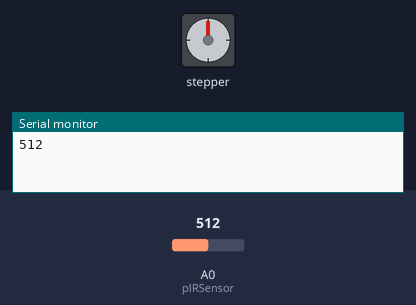
Simulated run of this sketch. Board: Arduino Uno, built with avr-gcc and run on an emulated ATmega328P. On the bench: stepper motor, the last lines printed to the serial monitor. Wiring (inferred from the names in the program): stepper motor driver (200 steps per turn assumed): step pin 3; direction pin 2; enable pin 4. The test bench sets the inputs (shaded band); at power-on: A0 (pIRSensor) = 512.

Above: at 1.2 s.
1.3 s: A0 (pIRSensor) set to 265
6.1 s: A0 (pIRSensor) set to 235
8.7 s: A0 (pIRSensor) set to 260
13.5 s: A0 (pIRSensor) set to 240
At 15.6 s:
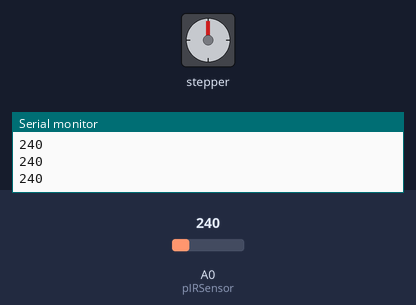
16.2 s: A0 (pIRSensor) set to 306
At 18.8 s:
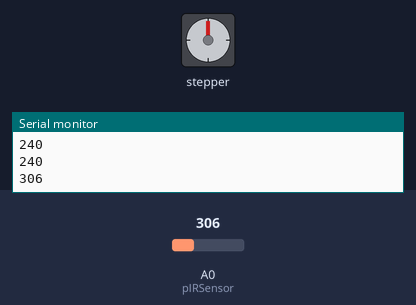
21.0 s: A0 (pIRSensor) set to 122
At 22.7 s:
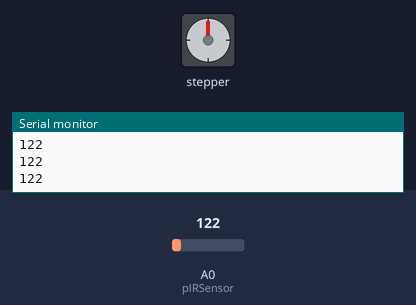
Timing chart, 0 to 24.2 s (numbered marks = the images above; inputs shaded):
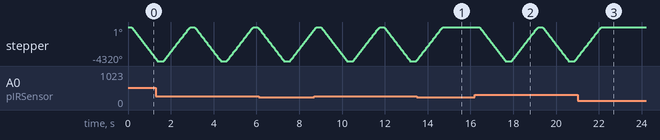

The sketch:

Proto2.ino
```cpp
// 6 March 2020
// Fabian Kung
// Automatic Hand Sanitizer Dispenser Prototype
//
int pA4988DIR = 2;
int pA4988STEP = 3;
int pLED = 12;
int pIRSensor = 0;
int pA4988Enable = 4;

#define   _UP   HIGH
#define   _DOWN LOW
#define   _ENABLE LOW
#define   _DISABLE HIGH
#define   _IRSEN_THRESHOLD  250

int nIRSensor;
int nPressCount = 0;

void setup() {
  // put your setup code here, to run once:
  pinMode(pA4988DIR, OUTPUT);
  pinMode(pA4988STEP, OUTPUT);
  pinMode(pA4988Enable, OUTPUT);
  digitalWrite(pA4988DIR, HIGH);
  digitalWrite(pA4988Enable, _DISABLE); // Under normal condition we should disable the A4988 module,
                                        // this would cut off the current to the stepper motor, prevent
                                        // wastage of electric power and reduce heat dissipation on the
                                        // A4988 chip.
  Serial.begin(9600);
}

void loop() {

 // Read IR distance sensor output.
 nIRSensor = analogRead(pIRSensor);
 Serial.println(nIRSensor);
 delay(100);

 if (nIRSensor > _IRSEN_THRESHOLD)      // Check if threshold is crossed.
 {
  nIRSensor = analogRead(pIRSensor);    // Reread the IR distance sensor output and recheck again.
  {
    if (nIRSensor > _IRSEN_THRESHOLD)
    {
      Press();        // Activate press and release actions.
      nPressCount++;  // Increment press counter.
    }
  }
 }
}

void Press(void)
{
  int nCount;

 digitalWrite(pA4988Enable, _ENABLE); // Enable the A4988 chip and wait for a short while
 delay(50);                           // for it to stabilize before we proceed.

  // Lower the press.
 digitalWrite(pA4988DIR, _DOWN);   // Set press direction.
 digitalWrite(pLED, HIGH);    // Lights up indicator LED.
 for (nCount = 0; nCount<2400; nCount++)
 {
  digitalWrite(pA4988STEP, HIGH);
  delayMicroseconds(50);
  digitalWrite(pA4988STEP, LOW);
  delayMicroseconds(450);
 }
 delay(300);
 // Retract the press.
 digitalWrite(pA4988DIR, _UP);
 for (nCount = 0; nCount<2400; nCount++)
 {
  digitalWrite(pA4988STEP, HIGH);
  delayMicroseconds(50);
  digitalWrite(pA4988STEP, LOW);
  digitalWrite(pLED, LOW);
  delayMicroseconds(450);   // Off indicator LED.
 }
 delay(50);                             // Delay and then disable the A4988 chip.
 digitalWrite(pA4988Enable, _DISABLE);
}
```

Measured:
- after the input at 13.5 s, stepper: goes on until 14.7 s, then stays 0°
- after the input at 16.2 s, stepper: turns 4320° counter-clockwise in 1.2 s, then 4320° clockwise in 1.2 s, then 4320° counter-clockwise in 1.2 s, then 434° clockwise in 0.12 s
- after the input at 21.0 s, stepper: goes on until 22.1 s, then stays 0°
